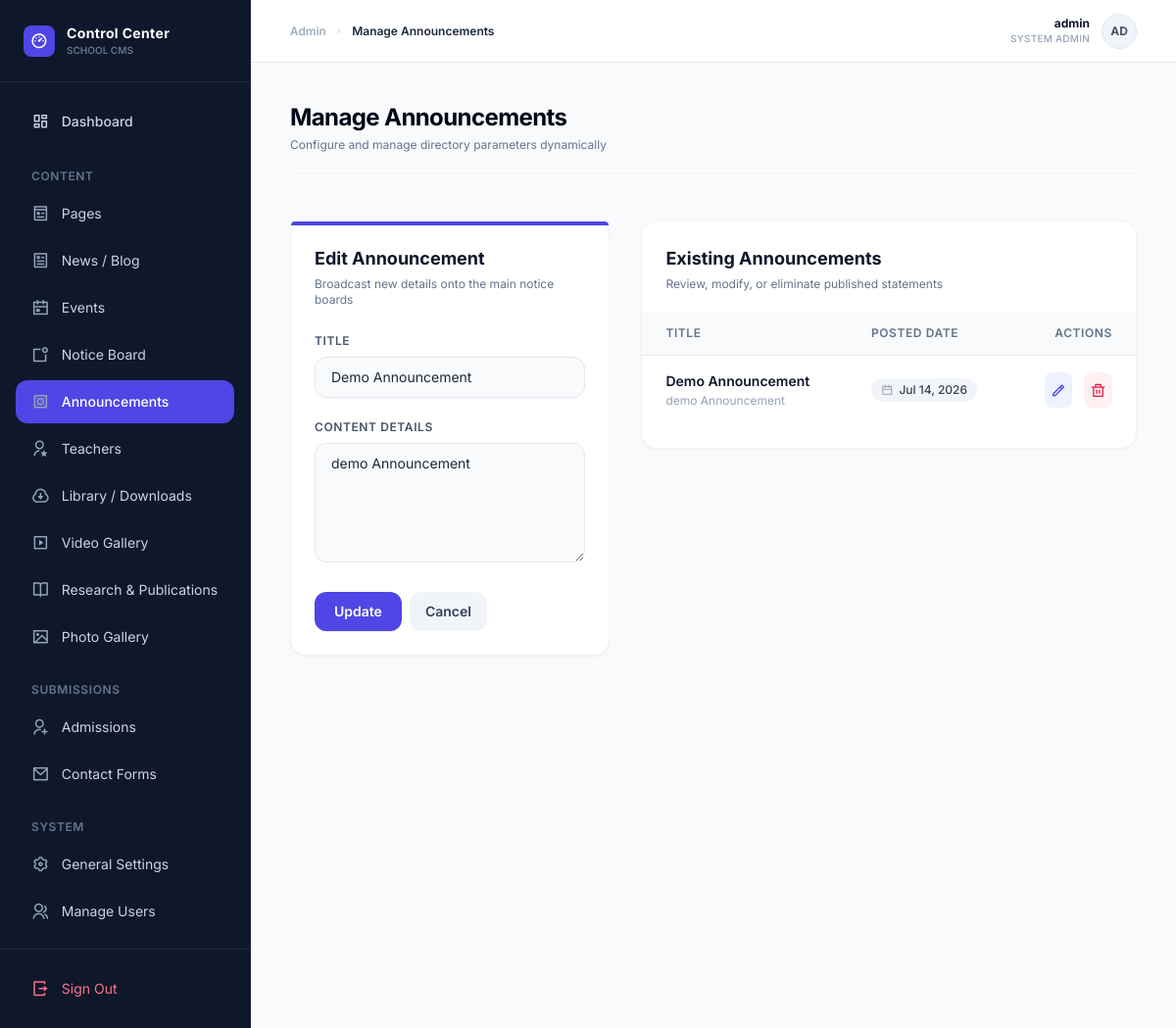
Page /admin/manage_announcements.php?edit=1 (signed in) on the committed database.
### tables this page shows
CREATE TABLE `announcements` (
  `id` int(11) NOT NULL,
  `title` varchar(255) NOT NULL,
  `content` text NOT NULL,
  `post_date` timestamp NOT NULL DEFAULT current_timestamp()
);

### admin/manage_announcements.php (the view, shortened to what this page needs)
<?php
include '../includes/admin_header.php';
$edit_announcement = null;
if (isset($_GET['edit'])) {
    $id = $_GET['edit'];
    $stmt = $conn->prepare("SELECT * FROM announcements WHERE id = ?");
    $stmt->bind_param("i", $id);
    $stmt->execute();
    $result = $stmt->get_result();
    $edit_announcement = $result->fetch_assoc();
}
$announcements = $conn->query("SELECT * FROM announcements ORDER BY post_date DESC");
?>
<div class="max-w-6xl mx-auto space-y-8 py-4">
    <div class="grid grid-cols-1 lg:grid-cols-5 gap-8 items-start">
        <div class="lg:col-span-2 bg-white rounded-2xl border border-slate-100 shadow-sm p-6 relative">
            <div class="absolute top-0 left-0 right-0 h-1 bg-indigo-600 rounded-t-2xl"></div>
            <div class="mb-5">
                <h3 class="text-lg font-bold text-slate-900"><?= $edit_announcement ? 'Edit' : 'Create' ?> Announcement</h3>
                <p class="text-xs text-slate-500 mt-1">Broadcast new details onto the main notice boards</p>
            </div>
            <form action="manage_announcements.php" method="POST" class="space-y-4">
                <div class="space-y-1.5">
                    <label for="title" class="text-xs font-semibold text-slate-600 uppercase tracking-wider">Title</label>
                    <input
                        type="text"
                        name="title"
                        id="title"
                        value="<?= htmlspecialchars($edit_announcement['title'] ?? '') ?>"
                        placeholder="e.g. Scheduled Maintenance"
                        class="w-full px-4 py-2.5 bg-slate-50 border border-slate-200 rounded-xl focus:outline-none focus:ring-2 focus:ring-indigo-500/20 focus:border-indigo-500 focus:bg-white text-sm transition"
                        required
                    >
                </div>
                <div class="space-y-1.5">
                    <label for="content" class="text-xs font-semibold text-slate-600 uppercase tracking-wider">Content Details</label>
                    <textarea
                        name="content"
                        id="content"
                        rows="5"
                        placeholder="Write the details of the announcement here..."
                        class="w-full px-4 py-2.5 bg-slate-50 border border-slate-200 rounded-xl focus:outline-none focus:ring-2 focus:ring-indigo-500/20 focus:border-indigo-500 focus:bg-white text-sm transition"
                        required
                    ><?= htmlspecialchars($edit_announcement['content'] ?? '') ?></textarea>
                </div>
                <div class="flex items-center gap-2 pt-2">
                    <button
                        type="submit"
                        class="bg-indigo-600 hover:bg-indigo-700 text-white text-sm font-semibold py-2.5 px-5 rounded-xl transition shadow-sm active:scale-[0.98]"
                    >
                        <?= $edit_announcement ? 'Update' : 'Publish' ?>
                    </button>
                    <?php if ($edit_announcement): ?>
                        <a
                            href="manage_announcements.php"
                            class="bg-slate-100 hover:bg-slate-200 text-slate-700 text-sm font-semibold py-2.5 px-4 rounded-xl transition"
                        >
                            Cancel
                        </a>
                    <?php endif; ?>
                </div>
            </form>
        </div>
        <div class="lg:col-span-3 bg-white rounded-2xl border border-slate-100 shadow-sm p-6 overflow-hidden">
            <div class="mb-5">
                <h3 class="text-lg font-bold text-slate-900">Existing Announcements</h3>
                <p class="text-xs text-slate-500 mt-1">Review, modify, or eliminate published statements</p>
            </div>
            <div class="overflow-x-auto -mx-6">
                <table class="min-w-full divide-y divide-slate-150">
                    <thead class="bg-slate-50">
                        <tr>
                            <th class="px-6 py-3.5 text-left text-xs font-semibold text-slate-500 uppercase tracking-wider">Title</th>
                            <th class="px-6 py-3.5 text-left text-xs font-semibold text-slate-500 uppercase tracking-wider">Posted Date</th>
                            <th class="px-6 py-3.5 text-right text-xs font-semibold text-slate-500 uppercase tracking-wider">Actions</th>
                        </tr>
                    </thead>
                    <tbody class="bg-white divide-y divide-slate-100">
                        <?php if ($announcements->num_rows > 0): ?>
                            <?php while ($row = $announcements->fetch_assoc()): ?>
                            <tr class="hover:bg-slate-50/40 transition">
                                <td class="px-6 py-4">
                                    <div class="text-sm font-semibold text-slate-900 truncate max-w-xs md:max-w-sm" title="<?= htmlspecialchars($row['title']) ?>">
                                        <?= htmlspecialchars($row['title']) ?>
                                    </div>
                                    <p class="text-xs text-slate-400 mt-0.5 truncate max-w-xs" title="<?= htmlspecialchars($row['content']) ?>">
                                        <?= htmlspecialchars($row['content']) ?>
                                    </p>
                                </td>
                                <td class="px-6 py-4 whitespace-nowrap text-sm text-slate-500">
                                    <span class="inline-flex items-center gap-1.5 px-2.5 py-1 rounded-full text-xs font-medium bg-slate-100 text-slate-700">
                                        <i class="ri-calendar-line text-slate-400"></i>
                                        <?= date('M j, Y', strtotime($row['post_date'])) ?>
                                    </span>
                                </td>
                                <td class="px-6 py-4 whitespace-nowrap text-right text-sm font-medium">
                                    <div class="flex items-center justify-end gap-3">
                                        <a
                                            href="manage_announcements.php?edit=<?= $row['id'] ?>"
                                            class="p-1.5 bg-indigo-50 hover:bg-indigo-100 text-indigo-600 rounded-lg transition inline-flex items-center justify-center"
                                            title="Edit Announcement"
                                        >
                                            <i class="ri-pencil-line text-base"></i>
                                        </a>
                                        <form
                                            action="manage_announcements.php"
                                            method="POST"
                                            class="inline-block"
                                            onsubmit="return confirm('Are you sure you want to delete this announcement?');"
                                        >
                                            <button
                                                type="submit"
                                                name="delete"
                                                class="p-1.5 bg-rose-50 hover:bg-rose-100 text-rose-600 rounded-lg transition inline-flex items-center justify-center"
                                                title="Delete Announcement"
                                            >
                                                <i class="ri-delete-bin-line text-base"></i>
                                            </button>
                                        </form>
                                    </div>
                                </td>
                            </tr>
                            <?php endwhile; ?>
                        <?php endif; ?>
                    </tbody>
                </table>
            </div>
        </div>
    </div>
</div>
<?php include '../includes/admin_footer.php'; ?>

### includes/admin_header.php (style rules this page uses)
body { font-family: 'Inter', sans-serif; }

### rows in the picture
announcements: title "Demo Announcement", content "demo Announcement", post_date "Jul 14, 2026"

### other values in the picture
$page_title "Manage Announcements"
$_SESSION["admin_username"] "admin"
substr(htmlspecialchars($_SESSION["admin_username"] ?? 'Ad'), 0, 2) "AD"
